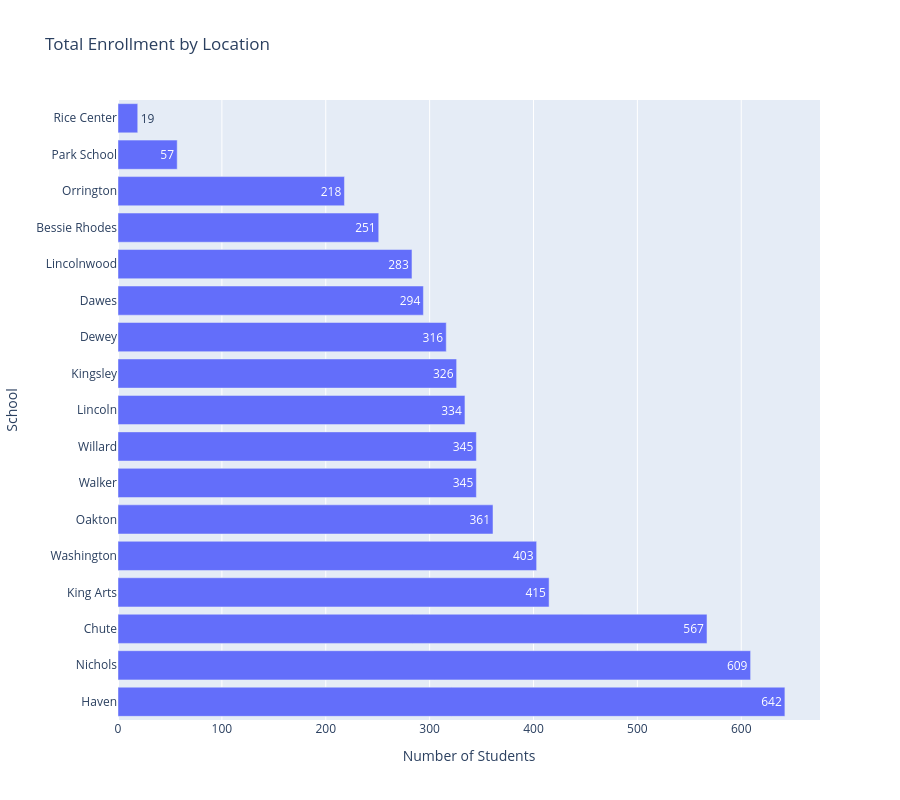

Write notebook code for a chart like this one.
### Code cell
# Total enrollment by location
all_locations = all_locations.sort_values('Enroll SY25', ascending=False)

# Drop locations with missing enrollment data
enrollment_locations = all_locations[all_locations['Enroll SY25'].notna()]

# Plot Total Staff by Location
fig = go.Figure()
fig.add_trace(go.Bar(
    x=enrollment_locations['Enroll SY25'],
    y=enrollment_locations['school'],
    orientation='h',
    text=enrollment_locations['Enroll SY25'],
    textposition='auto'
))
fig.update_layout(
    title='Total Enrollment by Location',
    xaxis_title='Number of Students',
    yaxis_title='School',
    height=800
)
fig.write_html('total_enrollment_by_location.html')
fig.show()

### Figure 1 — Plotly figure (JSON) as saved in the notebook; plotly's stock layout.template omitted (floating-point values rounded to 4 significant figures)
{"data": [{"orientation": "h", "text": [642.0, 609.0, 567.0, 415.0, 403.0, 361.0, 345.0, 345.0, 334.0, 326.0, 316.0, 294.0, 283.0, 251.0, 218.0, 57.0, 19.0], "textposition": "auto", "type": "bar", "x": [642.0, 609.0, 567.0, 415.0, 403.0, 361.0, 345.0, 345.0, 334.0, 326.0, 316.0, 294.0, 283.0, 251.0, 218.0, 57.0, 19.0], "y": ["Haven", "Nichols", "Chute", "King Arts", "Washington", "Oakton", "Walker", "Willard", "Lincoln", "Kingsley", "Dewey", "Dawes", "Lincolnwood", "Bessie Rhodes", "Orrington", "Park School", "Rice Center"]}], "layout": {"height": 800, "title": {"text": "Total Enrollment by Location"}, "xaxis": {"title": {"text": "Number of Students"}}, "yaxis": {"title": {"text": "School"}}}}
